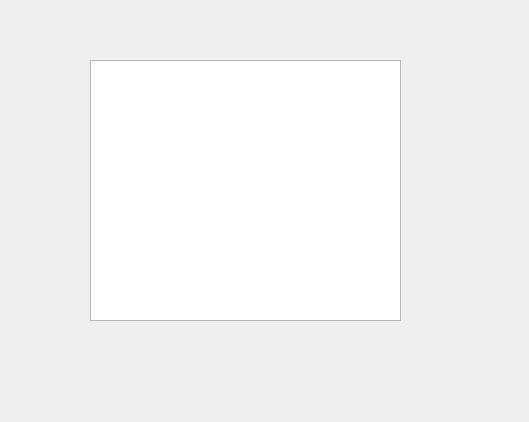
<?xml version="1.0" encoding="UTF-8"?>
<ui version="4.0">
 <class>QFormDoc</class>
 <widget class="QWidget" name="QFormDoc">
  <property name="geometry">
   <rect>
    <x>0</x>
    <y>0</y>
    <width>529</width>
    <height>422</height>
   </rect>
  </property>
  <property name="windowTitle">
   <string>Form</string>
  </property>
  <widget class="QPlainTextEdit" name="plainTextEdit">
   <property name="geometry">
    <rect>
     <x>90</x>
     <y>60</y>
     <width>311</width>
     <height>261</height>
    </rect>
   </property>
  </widget>
  <action name="actCut">
   <property name="icon">
    <iconset resource="res.qrc">
     <normaloff>:/images/images/200.bmp</normaloff>:/images/images/200.bmp</iconset>
   </property>
   <property name="text">
    <string>剪切</string>
   </property>
   <property name="toolTip">
    <string>剪切</string>
   </property>
   <property name="shortcut">
    <string>Ctrl+X</string>
   </property>
  </action>
  <action name="actCopy">
   <property name="icon">
    <iconset resource="res.qrc">
     <normaloff>:/images/images/202.bmp</normaloff>:/images/images/202.bmp</iconset>
   </property>
   <property name="text">
    <string>复制</string>
   </property>
   <property name="toolTip">
    <string>复制</string>
   </property>
   <property name="shortcut">
    <string>Ctrl+C</string>
   </property>
  </action>
  <action name="actPaste">
   <property name="icon">
    <iconset resource="res.qrc">
     <normaloff>:/images/images/204.bmp</normaloff>:/images/images/204.bmp</iconset>
   </property>
   <property name="text">
    <string>粘贴</string>
   </property>
   <property name="toolTip">
    <string>粘贴</string>
   </property>
   <property name="shortcut">
    <string>Ctrl+V</string>
   </property>
  </action>
  <action name="actFont">
   <property name="icon">
    <iconset resource="res.qrc">
     <normaloff>:/images/images/506.bmp</normaloff>:/images/images/506.bmp</iconset>
   </property>
   <property name="text">
    <string>字体</string>
   </property>
   <property name="toolTip">
    <string>设置字体</string>
   </property>
  </action>
  <action name="actClose">
   <property name="icon">
    <iconset resource="res.qrc">
     <normaloff>:/images/images/132.bmp</normaloff>:/images/images/132.bmp</iconset>
   </property>
   <property name="text">
    <string>关闭</string>
   </property>
   <property name="toolTip">
    <string>关闭本窗口</string>
   </property>
  </action>
  <action name="actUndo">
   <property name="icon">
    <iconset resource="res.qrc">
     <normaloff>:/images/images/206.bmp</normaloff>:/images/images/206.bmp</iconset>
   </property>
   <property name="text">
    <string>撤销</string>
   </property>
   <property name="toolTip">
    <string>撤销编辑操作</string>
   </property>
   <property name="shortcut">
    <string>Ctrl+Z</string>
   </property>
  </action>
  <action name="actRedo">
   <property name="icon">
    <iconset resource="res.qrc">
     <normaloff>:/images/images/208.bmp</normaloff>:/images/images/208.bmp</iconset>
   </property>
   <property name="text">
    <string>重复</string>
   </property>
   <property name="toolTip">
    <string>重复编辑操作</string>
   </property>
  </action>
  <action name="actOpen">
   <property name="icon">
    <iconset resource="res.qrc">
     <normaloff>:/images/images/122.bmp</normaloff>:/images/images/122.bmp</iconset>
   </property>
   <property name="text">
    <string>打开</string>
   </property>
   <property name="toolTip">
    <string>打开文件</string>
   </property>
  </action>
 </widget>
 <resources>
  <include location="res.qrc"/>
 </resources>
 <connections/>
</ui>
